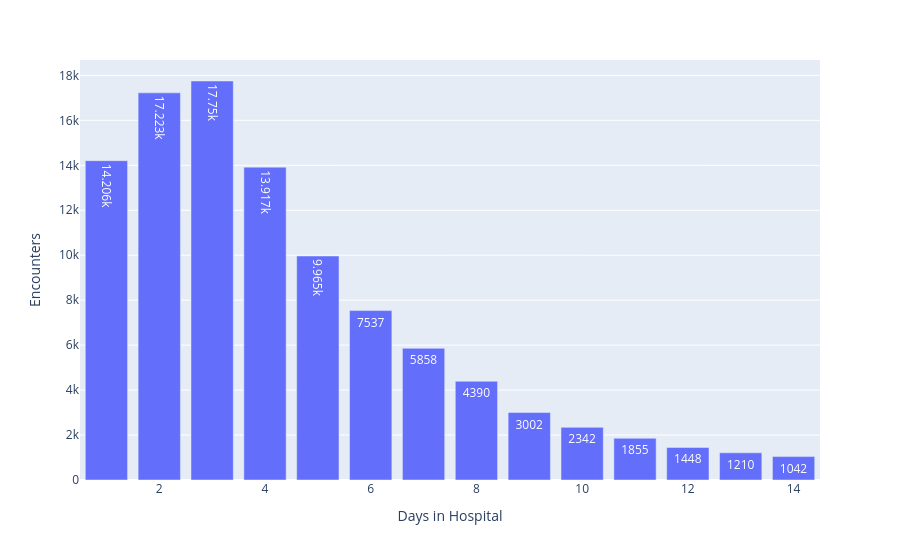

Notebook cell for this chart:
### Markdown cell above
- Hospital Length of Stay (Days)

### Code cell
los_counts = df_cleaned["time_in_hospital"].value_counts().sort_values(ascending=False).sort_index().reset_index()
los_counts.columns = ["Days in Hospital", "Encounters"]
print(los_counts)
fig_los = px.bar(
                los_counts,
                x="Days in Hospital",
                y="Encounters",
                text_auto=True,
                     
            )   
fig_los

### Figure 1 — Plotly figure (JSON) as saved in the notebook; plotly's stock layout.template omitted (floating-point values rounded to 4 significant figures)
{"data": [{"hovertemplate": "Days in Hospital=%{x}<br>Encounters=%{y}<extra></extra>", "legendgroup": "", "marker": {"color": "#636efa", "pattern": {"shape": ""}}, "name": "", "orientation": "v", "showlegend": false, "textposition": "auto", "texttemplate": "%{y}", "type": "bar", "x": [1, 2, 3, 4, 5, 6, 7, 8, 9, 10, 11, 12, 13, 14], "xaxis": "x", "y": [14206, 17223, 17750, 13917, 9965, 7537, 5858, 4390, 3002, 2342, 1855, 1448, 1210, 1042], "yaxis": "y"}], "layout": {"barmode": "relative", "legend": {"tracegroupgap": 0}, "margin": {"t": 60}, "xaxis": {"anchor": "y", "domain": [0, 1], "title": {"text": "Days in Hospital"}}, "yaxis": {"anchor": "x", "domain": [0, 1], "title": {"text": "Encounters"}}}}
